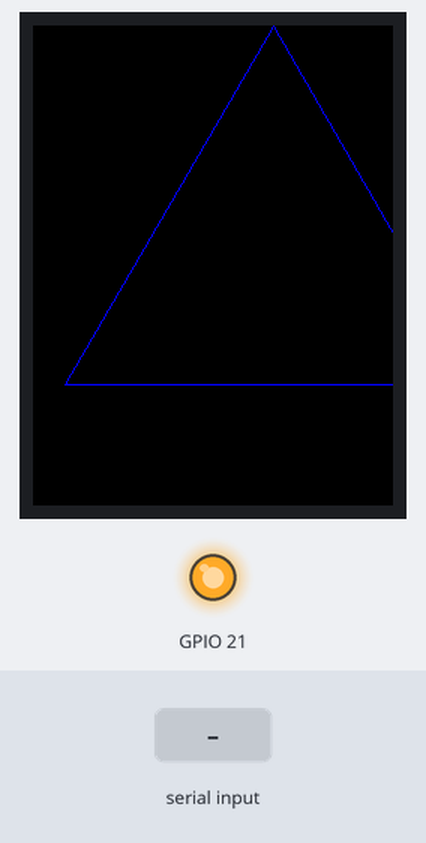
Simulated run of this program. Board: ESP32 board running MicroPython. On the bench: 240×320 colour display, output pins drawn as LEDs (lit = HIGH). The test bench sets the inputs (shaded band). Library files of the repository ran but are not shown: ili9341.py; pins used as bus, display or sensor lines are not drawn; what the program prints to the serial console is not drawn.

Above: at 1.6 s.
1.7 s: "0" typed at the serial console, then Enter
At 2.1 s:
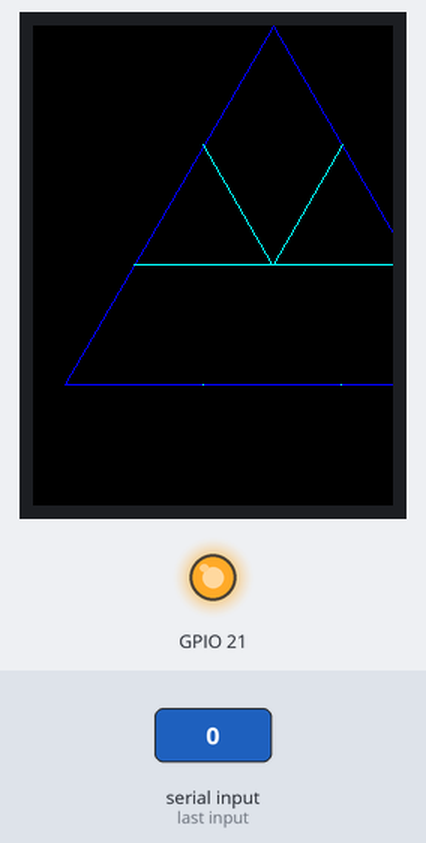
3.2 s: "1" typed at the serial console, then Enter
At 3.8 s:
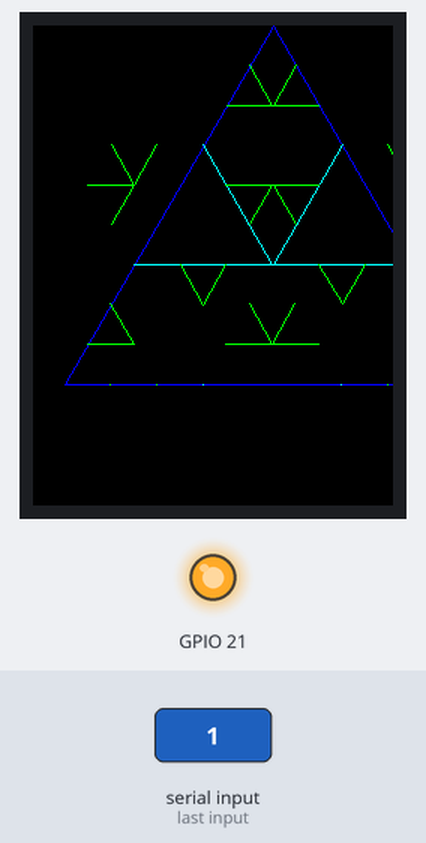
Timing chart, 0 to 6.2 s (numbered marks = the images above; inputs shaded):
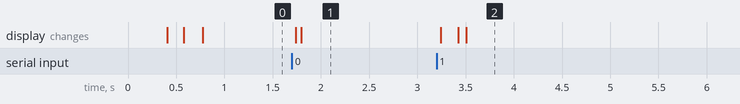

The program:

koch.py
```python
# koch.py - Koch Schneeflocke mit Line Clipping
from machine import Pin, SPI
from ili9341 import Display, color565
import math, time, gc

spi = SPI(1, baudrate=40000000, sck=Pin(14), mosi=Pin(13))
display = Display(spi, dc=Pin(2), cs=Pin(15), rst=Pin(15),
                  width=320, height=240, rotation=0)
Pin(21, Pin.OUT).on()

W = 320
H = 240
SCHWARZ = color565(0, 0, 0)
FARBEN  = [
    color565(0,   0,   255),
    color565(0,   255, 255),
    color565(0,   255, 0  ),
    color565(255, 0,   0  ),
    color565(255, 0,   255),
]

# ── Geometrie ──────────────────────────────────────────────
SEITE = 277
GX1   = (W - SEITE) // 2
GX2   = GX1 + SEITE
GY    = 239
HOEHE = int(SEITE * math.sqrt(3) / 2)
SPX   = W // 2
SPY   = GY - HOEHE

# ── Cohen-Sutherland Clipping ──────────────────────────────
INSIDE, LEFT, RIGHT, BOTTOM, TOP = 0, 1, 2, 4, 8
X_MIN, X_MAX, Y_MIN, Y_MAX = 0, 319, 0, 239

def region(x, y):
    code = INSIDE
    if   x < X_MIN: code |= LEFT
    elif x > X_MAX: code |= RIGHT
    if   y < Y_MIN: code |= TOP
    elif y > Y_MAX: code |= BOTTOM
    return code

def clip_line(x0, y0, x1, y1):
    c0, c1 = region(x0, y0), region(x1, y1)
    while True:
        if not (c0 | c1):
            return int(x0), int(y0), int(x1), int(y1)
        if c0 & c1:
            return None
        c = c0 if c0 else c1
        if c & BOTTOM:
            x = x0 + (x1-x0) * (Y_MAX-y0) / (y1-y0)
            y = Y_MAX
        elif c & TOP:
            x = x0 + (x1-x0) * (Y_MIN-y0) / (y1-y0)
            y = Y_MIN
        elif c & RIGHT:
            y = y0 + (y1-y0) * (X_MAX-x0) / (x1-x0)
            x = X_MAX
        elif c & LEFT:
            y = y0 + (y1-y0) * (X_MIN-x0) / (x1-x0)
            x = X_MIN
        if c == c0:
            x0, y0, c0 = x, y, region(x, y)
        else:
            x1, y1, c1 = x, y, region(x, y)

def draw_line_clipped(x0, y0, x1, y1, farbe):
    result = clip_line(x0, y0, x1, y1)
    if result:
        display.draw_line(*result, farbe)

# ── Hilfsfunktionen ────────────────────────────────────────
def zeige_dreieck(x1, y1, x2, y2, x3, y3, farbe):
    draw_line_clipped(x1, y1, x2, y2, farbe)
    draw_line_clipped(x2, y2, x3, y3, farbe)
    draw_line_clipped(x3, y3, x1, y1, farbe)

# ── Hilfsfunktion: Spitze berechnen (innen/außen) ────────────────────
def spitze_berechnen(ax, ay, bx, by, links=True):
    mx = (ax + bx) / 2
    my = (ay + by) / 2
    dx = bx - ax
    dy = by - ay
    laenge = math.sqrt(dx*dx + dy*dy)
    h = laenge * math.sqrt(3) / 2
    nx = -dy / laenge
    ny = dx / laenge
    if not links:
        nx = -nx
        ny = -ny
    return mx + nx * h, my + ny * h
# ── Koch: mit inneren und äußeren Dreiecken ab Stufe 2 ───────────────
def koch_neu(ax, ay, bx, by, tiefe, farbe):
    if tiefe == 0:
        return

    # Teilung der Strecke in 3 Teile
    p1x = ax + (bx - ax) / 3
    p1y = ay + (by - ay) / 3
    p2x = ax + 2 * (bx - ax) / 3
    p2y = ay + 2 * (by - ay) / 3

    # Äußere Spitze (links=True)
    sx_aussen, sy_aussen = spitze_berechnen(p1x, p1y, p2x, p2y, links=True)
    # Innere Spitze (links=False)
    sx_innen, sy_innen = spitze_berechnen(p1x, p1y, p2x, p2y, links=False)

    if tiefe == 1:
        # Zeichne nur die äußere Spitze (Stufe 1)
        draw_line_clipped(p1x, p1y, sx_aussen, sy_aussen, farbe)
        draw_line_clipped(sx_aussen, sy_aussen, p2x, p2y, farbe)
    else:
        # Rekursion für äußere und innere Dreiecke
        # Äußere Kurve (wie bisher)
        koch_neu(ax, ay, p1x, p1y, tiefe-1, farbe)
        koch_neu(p1x, p1y, sx_aussen, sy_aussen, tiefe-1, farbe)
        koch_neu(sx_aussen, sy_aussen, p2x, p2y, tiefe-1, farbe)
        koch_neu(p2x, p2y, bx, by, tiefe-1, farbe)

        # Innere Kurve (ab Stufe 2)
        koch_neu(p1x, p1y, sx_innen, sy_innen, tiefe-1, farbe)
        koch_neu(sx_innen, sy_innen, p2x, p2y, tiefe-1, farbe)

    gc.collect()
display.clear(SCHWARZ)
print("Zeichne Ausgangsdreieck...")
zeige_dreieck(GX1, GY, GX2, GY, SPX, SPY, FARBEN[0])

for stufe in range(1, 5):
    farbe = FARBEN[stufe % len(FARBEN)]
    print("Stufe {}...".format(stufe))
    input("Enter")
    # Linke Seite
    koch_neu(GX1, GY, SPX, SPY, stufe, farbe)
    # Rechte Seite
    koch_neu(SPX, SPY, GX2, GY, stufe, farbe)
    # Untere Seite
    koch_neu(GX1, GY, GX2, GY, stufe, farbe)
time.sleep(3)
display.clear(SCHWARZ)
Pin(21, Pin.OUT).off()
print("koch.py fertig!")
```

Measured:
- after the input at 1.7 s, the display: first changes at once (image 1 shows a later state)
- after the input at 3.2 s, the display: first changes at once (image 2 shows a later state)
